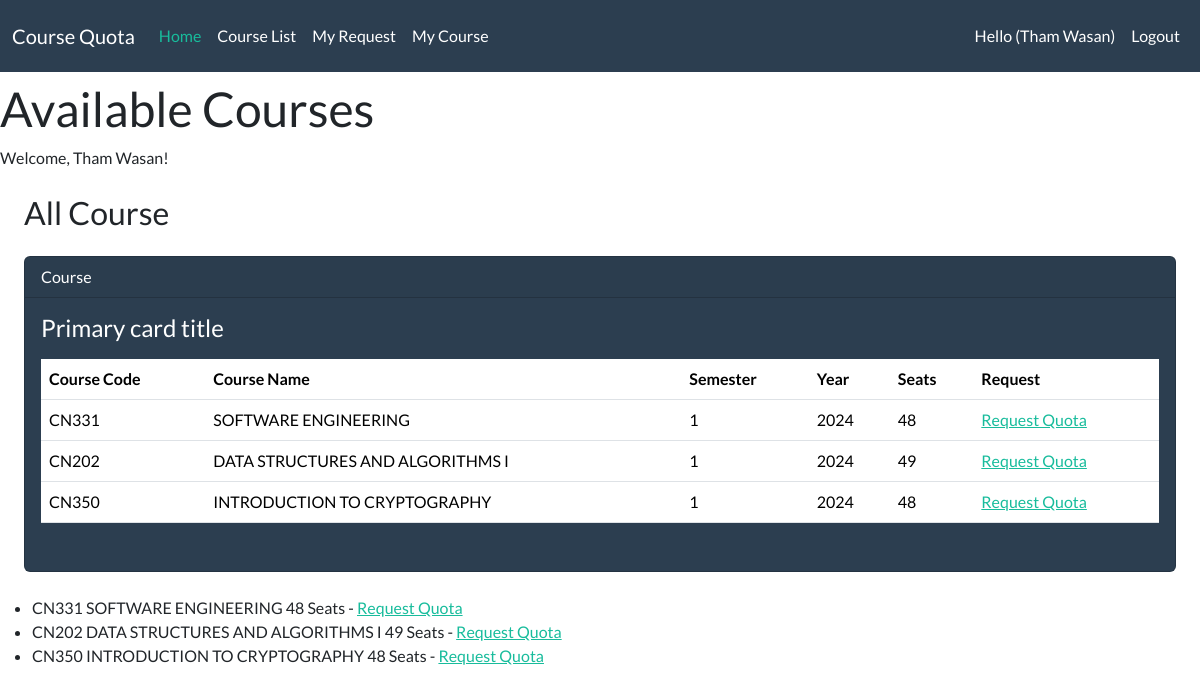
/course_list (signed in), run on an earlier commit of the app's database.
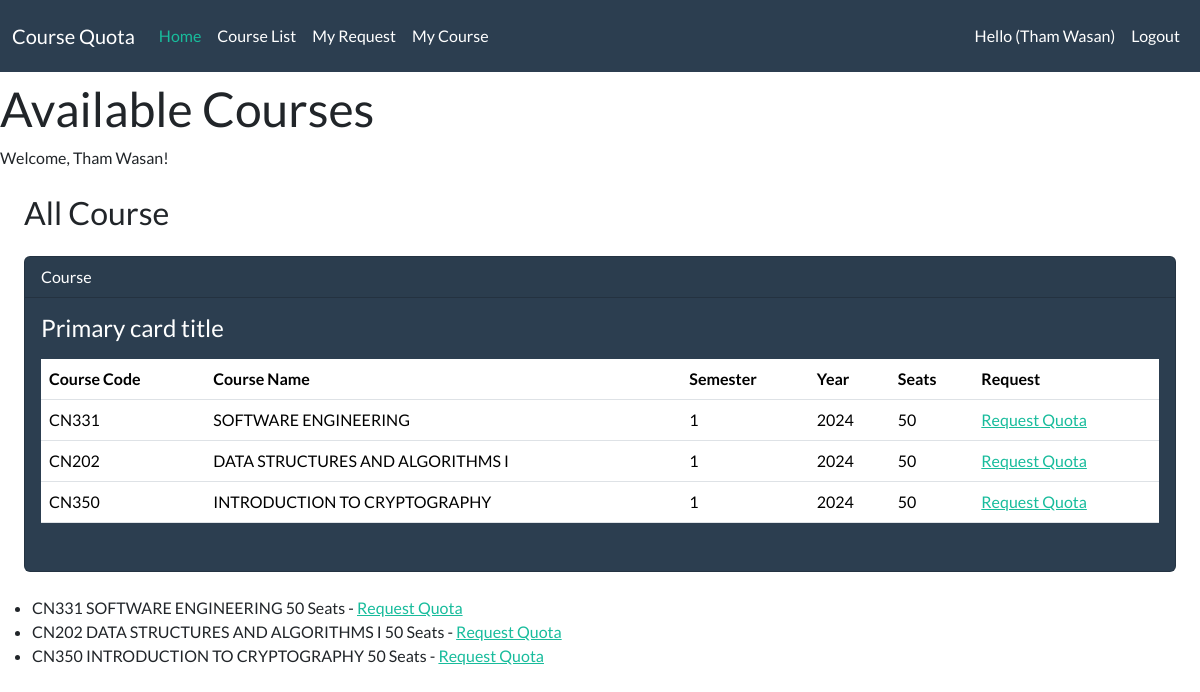
And on a later commit of the database.
### courses/models.py (models this page shows, shortened)
class Course(models.Model):
    code = models.CharField(max_length=10)
    name = models.CharField(max_length=100)
    semester = models.CharField(max_length=10)
    year = models.IntegerField()
    seats = models.IntegerField()
    is_open = models.BooleanField(default=True)

### courses/views.py (the view)
# urls.py: path('course_list', views.course_list, name='course_list'),
@login_required
def course_list(request):
    courses = Course.objects.filter(is_open=True)
    context = {
        'courses': courses,
        'user': request.user
    }
    return render(request, 'courses/course_list.html', context)

### courses/templates/courses/course_list.html (shortened to what this page needs)
{% load static %}
<!DOCTYPE html>
<html>
<head>
    <link href="{% static 'bootstrap.min.css' %}" rel ="stylesheet">
    <body>
        <nav class="navbar navbar-expand-lg bg-primary" data-bs-theme="dark">
            <div class="container-fluid">
              <a class="navbar-brand" href="#">Course Quota</a>
              <div class="collapse navbar-collapse" id="navbarColor01">
                <ul class="navbar-nav me-auto">
                  <li class="nav-item">
                    <a class="nav-link active" href="{% url 'home' %}">Home
                    </a>
                  </li>
                  {% if not user.is_staff%}
                  <li class="nav-item">
                    <a class="nav-link" href="{% url 'course_list' %}">Course List</a>
                  </li>
                  <li class="nav-item">
                    <a class="nav-link" href="{% url 'my_quota_requests' %}">My Request</a>
                  </li>
                  <li class="nav-item">
                    <a class="nav-link" href="{% url 'my_enrolled_courses' %}">My Course</a>
                  </li>
                  {% endif %}
                </ul>
                {% if user.is_authenticated%}
                <ul class="navbar-nav">
                    <li class="nav-item">
                        <a class="nav-link">Hello ({{ user.first_name }} {{ user.last_name }})</a>
                    </li>
                    <li class="nav-item">
                        <a class="nav-link"href="logout">Logout</a>
                    </li>
                </ul>
                {% endif%}
              </div>
            </div>
          </nav>
    <h1>Available Courses</h1>
    <p>Welcome, {{ user.first_name }} {{user.last_name}}!</p>
    <div class="container.fluid">
        <h3 class="m-4"> All Course </h3>
        <div class='row'>
            <div class="col-12">
                {% if courses %}
                <div class="card text-white bg-primary ms-4 me-4 mb-4">
                    <div class="card-header">Course</div>
                    <div class="card-body">
                      <h4 class="card-title">Primary card title</h4>
                      <p class="card-text">
                        <div class="table-responsive">
                            <table class="table table-hover">
                                <thead>
                                  <tr>
                                    <th scope="col">Course Code</th>
                                    <th scope="col">Course Name</th>
                                    <th scope="col">Semester</th>
                                    <th scope="col">Year</th>
                                    <th scope="col">Seats</th>
                                    <th scope="col">Request</th>
                                  </tr>
                                </thead>
                                <tbody>
                                    {% for course in courses %}
                                    <tr>
                                        <td>{{course.code}}</td>
                                        <td>{{course.name}}</td>
                                        <td>{{course.semester}}</td>
                                        <td>{{course.year}}</td>
                                        <td>{{course.seats}}</td>
                                        <td><a href="{% url 'request_quota' course.code %}">Request Quota</a></td>
                                    </tr>
                                    {% endfor %}
                                </tbody>
                              </table>
                        </div>
                      </p>
                    </div>
                  </div>
                {% else %}
                <h5 class="alert alert-primary ms-4 me-4">No Course Available</h5>
                {%endif%}
        </div>
    </div>
    <ul>
        {% for course in courses %}
            <li>{{course.code}} {{ course.name }} {{course.seats}} Seats - <a href="{% url 'request_quota' course.code %}">Request Quota</a></li>
        {% endfor %}
    </ul>
</body>
</head>
</html>

What changed in the data, as far as the page shows it:
changed Course "CN331": seats "48" → "50"
changed Course "CN202": seats "49" → "50"
changed Course "CN350": seats "48" → "50"
